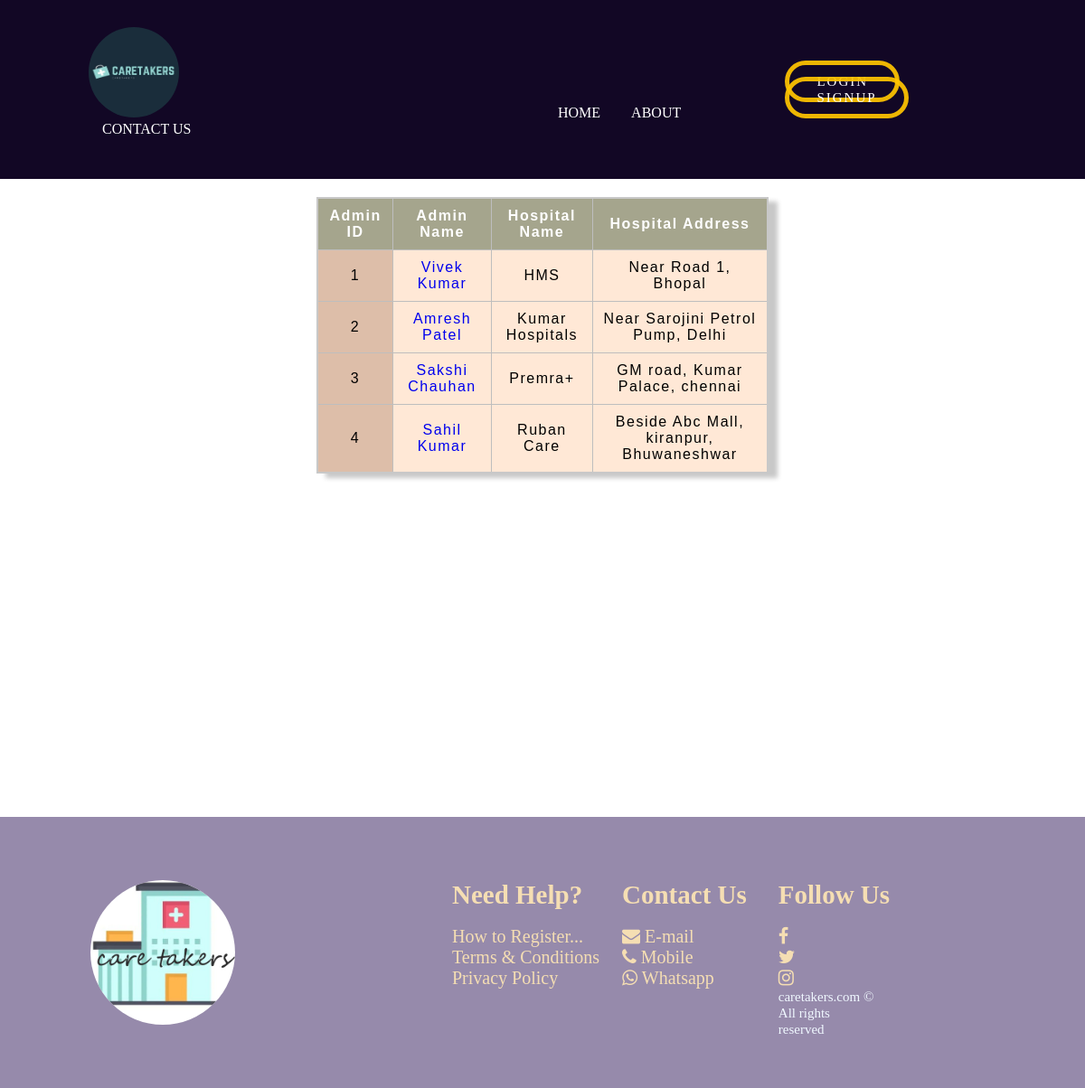
/admins/, run on the app's committed database.
### management/models.py (models this page shows, shortened)
class hospital(models.Model):
    hospital_name=models.CharField(max_length=25)
    admin_name=models.CharField(max_length=50)
    hospital_address=models.TextField()

### management/views.py (the view)
# urls.py: path('admins/', views.say_admin),
def say_admin(request):
   allhospitals=hospital.objects.all()
   context={'hosp':allhospitals}
   return render(request, 'admin_table.html',context)

### management/templates/admin_table.html
{% extends "base.html"%}
{% block contents %}
  <table class="table">
    <thead>
      <tr>
        <th class="col">Admin ID</th>
        <th class="col">Admin Name</th>
        <th class="col">Hospital Name</th>
        <th class="col">Hospital Address</th>
      </tr>
    </thead>
    <tbody>
      {% for h in hosp %}
      <tr>
        <td class="row">{{forloop.counter}}</td>
        <td><a href="{{ h.id }}/" style='text-decoration: none;'>{{h.admin_name}}</a></td>
        <td>{{h.hospital_name}}</td>
        <td>{{h.hospital_address}}</td>
      </tr>
      {% endfor %}
    </tbody>
  </table>
{% endblock %}

### management/templates/base.html (shortened to what this page needs)
{% load static %}
<!DOCTYPE html>
<html lang="en">
<head>
    <link rel="stylesheet" href="https://cdnjs.cloudflare.com/ajax/libs/font-awesome/4.7.0/css/font-awesome.min.css">
    <link rel="stylesheet" href="{% static 'style.css' %}">
</head>
<body>
    <header>
        <nav>
            <ul class="nav-area">
                <img class="logo" src="{%static "logo.jpeg"  %}" alt="CT">
                <li> <a id="1" href="/" style= "margin-left: 400px;">Home</a></li>
                <li> <a id="3" href="/#about">About</a></li>
                <li> <a id="4" href="/#contact">Contact Us</a></li>
            </ul>
        </nav>
        {% if user.is_authenticated %}
        <a style='color:azure'>you are logged in as <h4>{{request.user}}</h4></a>
        <a style='color:azure' href="/logout">Logout</a>
        {% else %}
        <div class="auth">
            <a class="btn" href="/userlogin">Login</a>
            <a class="btn" href="/signup">Signup</a>
        </div>
        {% endif %}
    </header>
    <div class="content">
        {% block contents %}{% endblock %}
    </div>
    <div class="footer">
        <div class="inner_footer">
            <div class="logo_container">
                <img src="{% static "icon.png" %}" alt="home" />
            </div>
            <div class="footer_third">
                <h2>Need Help?</h2>
                <a href="#">How to Register...</a>
                <br>
                <a href="#">Terms &amp Conditions</a>
                <br>
                <a href="#">Privacy Policy</a>
            </div>
            <div class="footer_third">
                <h2>Contact Us</h2>
                <a href="#"><i  class="fa">&#xf0e0;</i> E-mail</a>
                <br>
                <a href="#"><i class="fa">&#xf095;</i> Mobile</a>
                <br>
                <a href="#"><i class="fa fa-whatsapp "></i> Whatsapp</a>
            </div>
            <div class="footer_third">
                <h2>Follow Us</h2>
                <ul><li><a href="https://www.facebook.com/profile.php?id=100072909567727"><i class="fa fa-facebook"></i></a></li>
                <li><a href="https://twitter.com/we2021CareTaker"><i class="fa fa-twitter"></i></a></li>
                <li><a href="https://www.instagram.com/we20211caretakers/"><i class="fa fa-instagram"></i></a></li>
                <span>caretakers.com © <br>
                All rights<br> reserved</span>
            </ul>
            </div>
        </div>
    </div>
</body>
</html>

### management/static/style.css (style rules this page uses)
* { box-sizing: border-box; margin:0; padding:0; }
header { display:flex; justify-content: space-between; align-items: center; padding:30px 50px; position: relative; background-color: rgb(18, 7, 37); }
.logo { cursor:pointer; width: 100px; height: 100px; position: center; border-radius: 50%; }
.nav-area { list-style: none; margin-top: 0; margin-bottom: 1rem; padding-left: 3rem; }
.nav-area li { display: inline-block; padding:0 15px; padding-top: 0px; text-transform: uppercase; }
.nav-area li a { transition: .3s; color:#fff; text-decoration: none; }
.auth { float:right; }
.btn { cursor:pointer; color:#fff; font-size: 15px; letter-spacing: 2px; margin:10px; padding: 10px 30px; border-radius: 10px; border: 5px solid #ffc400ec; text-transform: uppercase; outline: none; border-radius: 24px; transition:0.25px; cursor:pointer; text-decoration: none; }
.content { justify-content: space-evenly; align-items: center; text-align: center; padding: 20px 350px; }
table { box-shadow: 10px 5px 5px rgb(200, 200, 200); border-collapse: collapse; border: 2px solid rgb(200, 200, 200); letter-spacing: 1px; font-family: "Gill Sans", sans-serif; }
td, th { letter-spacing: 1.5px; border: 1px solid rgb(190, 190, 190); padding: 10px; }
td { transition: color 1s, background-color 1s; }
tr { background-color: #ffe8d6; }
.col { background-color: #a5a58d; color: #fff; }
.row { background-color: #ddbea9; }
.footer { bottom: 0; width: 100%; display: block; overflow: hidden; padding: 70px 0; box-sizing: border-box; background-color: rgb(150, 138, 171); clear: both; height: 300px; margin-top: 30%; }
.inner_footer { display: block; margin: 0 auto ; width: 1000px; height: 100%; }
.inner_footer .logo_container { width: 40%; float: left; height: 100%; display: block; }
.inner_footer .logo_container img { border-radius: 50%; width:10rem; }
.inner_footer .footer_third { width: calc(22%-15px); margin-right: 10px; float: left; height: 100%; }
.inner_footer .footer_third h2 { color: wheat; font-size: 29px; margin-bottom: 18px; margin-right: 25px; }
.inner_footer .footer_third a { color: wheat; margin-right: 15px; font-size: 20px; text-decoration: none; }
.inner_footer .footer_third ul { list-style: none; }
.inner_footer .footer_third span { color: aliceblue; font-size: 15px; }

### data on the page
hospital: admin_name "Vivek Kumar", hospital_name "HMS", hospital_address "Near Road 1, Bhopal"
hospital: admin_name "Amresh Patel", hospital_name "Kumar Hospitals", hospital_address "Near Sarojini Petrol Pump, Delhi"
hospital: admin_name "Sakshi Chauhan", hospital_name "Premra+", hospital_address "GM road, Kumar Palace, chennai"
hospital: admin_name "Sahil Kumar", hospital_name "Ruban Care", hospital_address "Beside Abc Mall, kiranpur, Bhuwaneshwar"
